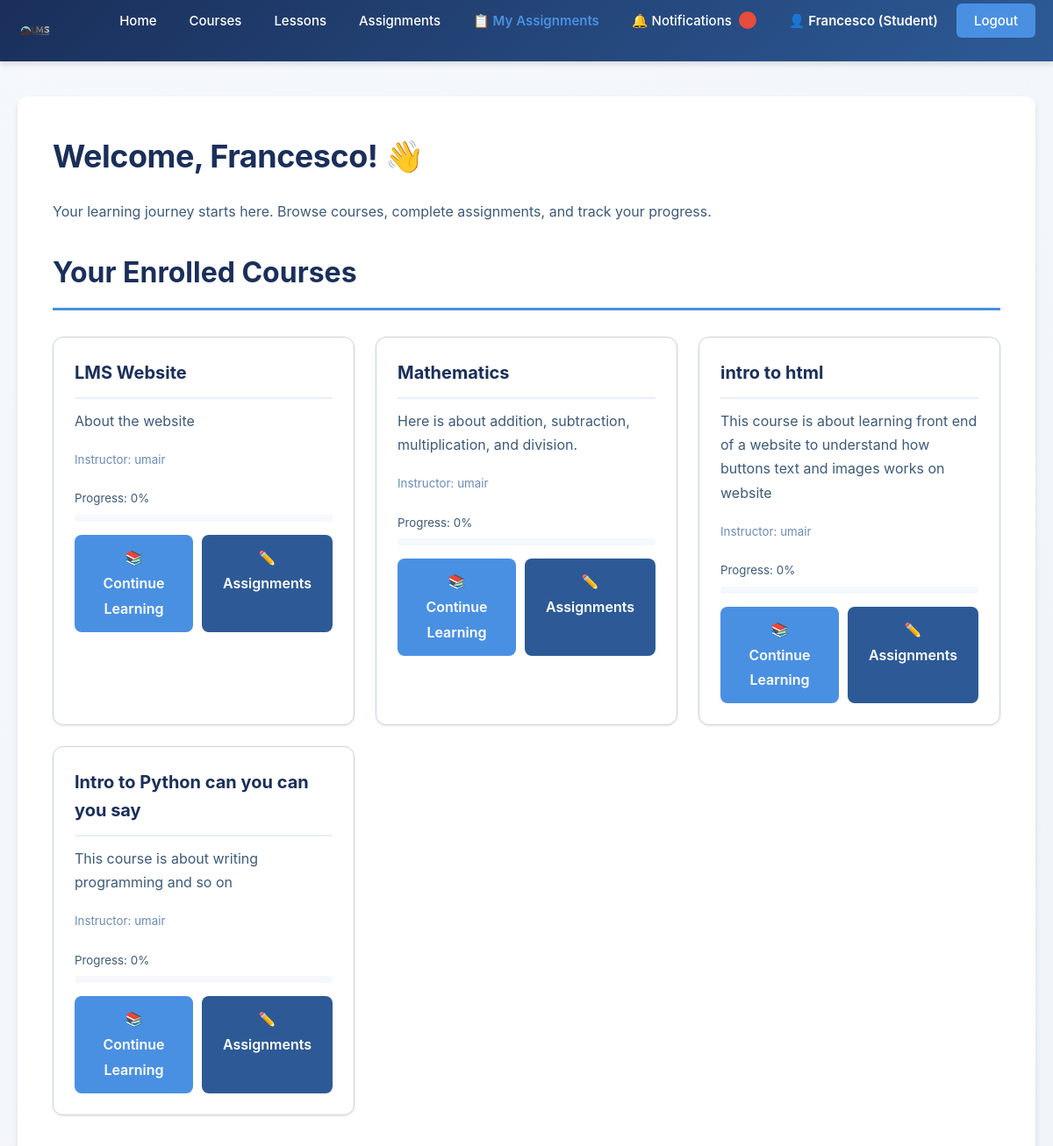
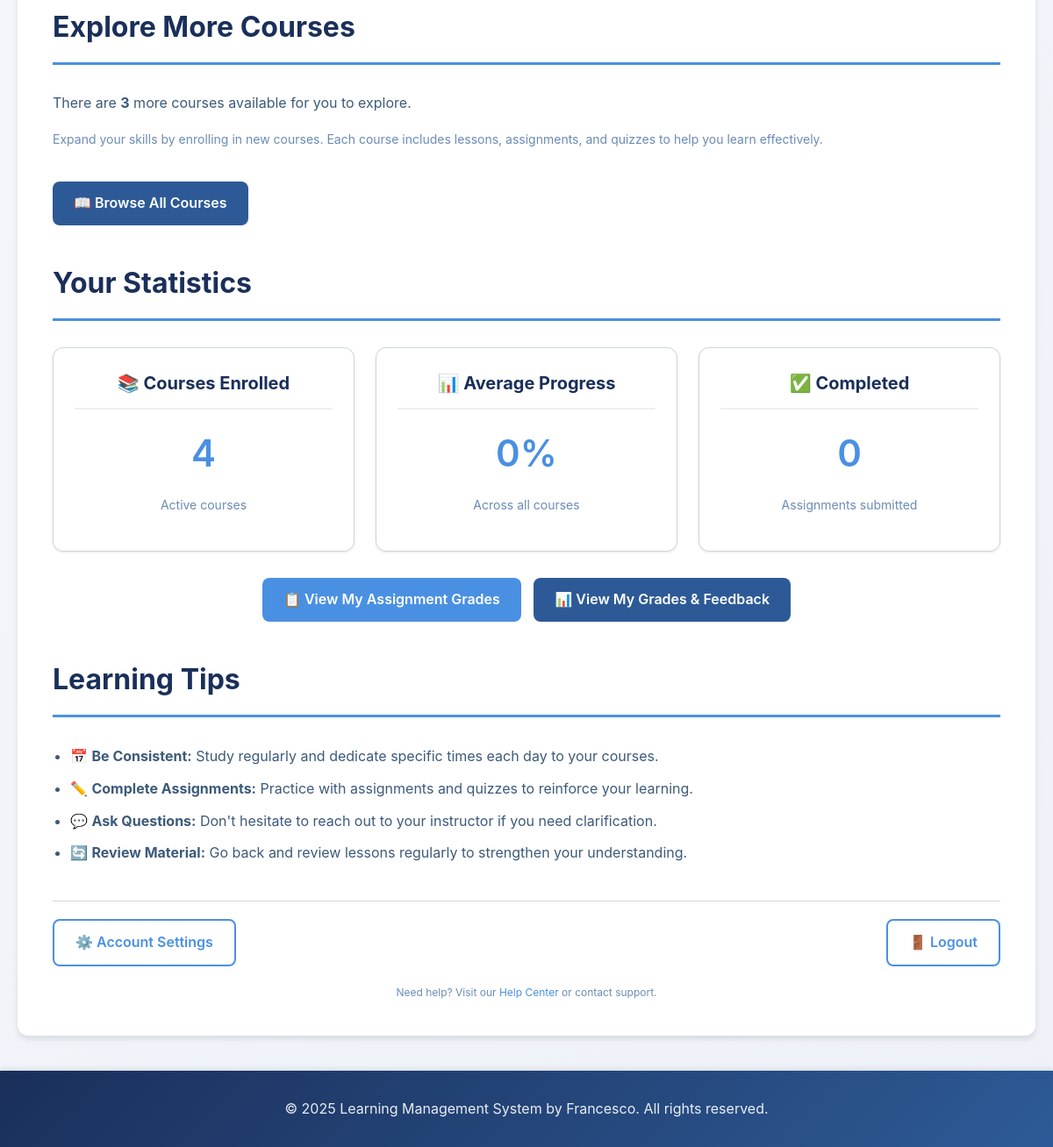
The app's page /student_dashboard (signed in) with its own data (2 pictures, top to bottom).
### tables this page shows
CREATE TABLE enrollments (
            -- Unique identifier for each enrollment
            id INTEGER PRIMARY KEY AUTOINCREMENT,
            -- ID of the student
            student_id INTEGER NOT NULL,
            -- ID of the course
            course_id INTEGER NOT NULL,
            -- Timestamp when student enrolled
            enrolled_at TIMESTAMP DEFAULT CURRENT_TIMESTAMP,
            -- Student's progress percentage (0-100)
            progress INTEGER DEFAULT 0,
            -- Foreign keys
            FOREIGN KEY (student_id) REFERENCES users(id),
            FOREIGN KEY (course_id) REFERENCES courses(id),
            -- Unique constraint: each student can only enroll once per course
            UNIQUE(student_id, course_id)
        );

CREATE TABLE courses (
            -- Unique identifier for each course
            id INTEGER PRIMARY KEY AUTOINCREMENT,
            -- Unique course ID number
            course_id INTEGER,
            -- Course title (must be unique)
            title TEXT NOT NULL UNIQUE,
            -- Description of what the course covers
            description TEXT,
            -- ID of the teacher who created this course
            teacher_id INTEGER,
            -- Timestamp when course was created
            created_at TIMESTAMP DEFAULT CURRENT_TIMESTAMP, course_type TEXT DEFAULT 'Self-Paced', duration TEXT DEFAULT 'Flexible', level TEXT DEFAULT 'Beginner',
            -- Foreign key linking to the teacher user
            FOREIGN KEY (teacher_id) REFERENCES users(id)
        );

CREATE TABLE users (
            -- Unique identifier for each user (auto-incrementing primary key)
            id INTEGER PRIMARY KEY AUTOINCREMENT,
            -- Username must be unique (no two users can have same username)
            username TEXT NOT NULL UNIQUE,
            -- Email must be unique (no two users can have same email)
            email TEXT NOT NULL UNIQUE,
            -- Password stored as hashed string (never plain text)
            password TEXT NOT NULL,
            -- Full name of the user
            full_name TEXT NOT NULL,
            -- User role: either 'student' or 'teacher'
            role TEXT NOT NULL DEFAULT 'student',
            -- Timestamp when account was created (automatic)
            created_at TIMESTAMP DEFAULT CURRENT_TIMESTAMP,
            -- Timestamp of last login
            last_login TIMESTAMP
        );

### app.py (the view)
@app.route("/student_dashboard")
def student_dashboard():
    if 'user_id' not in session:
        return redirect(url_for('login'))
    if session.get('role') != 'student':
        return redirect(url_for('home'))
    conn = None
    try:
        conn = get_db_connection()
        cursor = conn.cursor()
        cursor.execute("""
            SELECT c.id, c.title, c.description, c.teacher_id, u.full_name as teacher_name, e.progress
            FROM courses c
            LEFT JOIN enrollments e ON c.id = e.course_id
            LEFT JOIN users u ON c.teacher_id = u.id
            WHERE e.student_id = ?
            ORDER BY c.created_at DESC
        """, (session['user_id'],))
        enrolled_courses = cursor.fetchall()
        cursor.execute("""
            SELECT COUNT(*) as count FROM courses
            WHERE id NOT IN (
                SELECT course_id FROM enrollments WHERE student_id = ?
            )
        """, (session['user_id'],))
        available_courses_count = cursor.fetchone()['count']
        return render_template('student_dashboard.html',
                             enrolled_courses=enrolled_courses,
                             available_courses_count=available_courses_count,
                             full_name=session.get('full_name'))
    except Exception as e:
        return render_template('student_dashboard.html', enrolled_courses=[], error='Error loading courses')
    finally:
        if conn:
            conn.close()

### app.py (called while the page is built)
def get_db_connection(db_name="lms.db"):
    conn = sqlite3.connect(db_name)
    conn.row_factory = sqlite3.Row
    return conn

### templates/student_dashboard.html (shortened to what this page needs)
{% extends 'base.html' %}
{% block content %}
    <h1>Welcome, {{ full_name }}! 👋</h1>
    <p>Your learning journey starts here. Browse courses, complete assignments, and track your progress.</p>
    <div class="section mt-30">
        <h2 class="section-title">Your Enrolled Courses</h2>
        {% if enrolled_courses %}
            <div class="grid">
                {% for course in enrolled_courses %}
                    <div class="card">
                        <div class="card-header">{{ course.title }}</div>
                        <div class="card-body">
                            <p>{{ course.description or 'No description available' }}</p>
                            <p class="text-muted"><small>Instructor: {{ course.teacher_name or 'Unassigned' }}</small></p>
                            <div style="margin: 15px 0;">
                                <small style="color: var(--medium-text);">Progress: {{ course.progress or 0 }}%</small>
                                <div style="background-color: var(--bg-light); border-radius: 8px; height: 8px; margin-top: 5px; overflow: hidden;">
                                </div>
                            </div>
                            <div style="display: flex; gap: 10px; margin-top: 15px;">
                                <a href="{{ url_for('learn_course', course_id=course.id) }}" class="btn btn-primary" style="flex: 1; text-align: center;">📚 Continue Learning</a>
                                <a href="{{ url_for('assignments') }}" class="btn btn-secondary" style="flex: 1; text-align: center;">✏️ Assignments</a>
                            </div>
                        </div>
                    </div>
                {% endfor %}
            </div>
        {% else %}
            <p class="text-muted">You haven't enrolled in any courses yet.</p>
            <a href="{{ url_for('course') }}" class="btn btn-primary mt-20">Browse Available Courses</a>
        {% endif %}
    </div>
    <div class="section mt-30">
        <h2 class="section-title">Explore More Courses</h2>
        <p>There are <strong>{{ available_courses_count }}</strong> more courses available for you to explore.</p>
        <p style="color: var(--light-text); font-size: 14px;">
            Expand your skills by enrolling in new courses. Each course includes lessons, assignments, and quizzes to help you learn effectively.
        </p>
        <a href="{{ url_for('course') }}" class="btn btn-secondary mt-20">📖 Browse All Courses</a>
    </div>
    <div class="section mt-30">
        <h2 class="section-title">Your Statistics</h2>
        <div class="grid">
            <div class="card" style="text-align: center;">
                <div class="card-header">📚 Courses Enrolled</div>
                <div class="card-body">
                    <h2 style="color: var(--accent-blue); font-size: 42px; margin: 10px 0;">{{ enrolled_courses | length }}</h2>
                    <p style="color: var(--light-text); font-size: 14px;">Active courses</p>
                </div>
            </div>
            <div class="card" style="text-align: center;">
                <div class="card-header">📊 Average Progress</div>
                <div class="card-body">
                    <h2 style="color: var(--accent-blue); font-size: 42px; margin: 10px 0;">0%</h2>
                    <p style="color: var(--light-text); font-size: 14px;">Across all courses</p>
                </div>
            </div>
            <div class="card" style="text-align: center;">
                <div class="card-header">✅ Completed</div>
                <div class="card-body">
                    <h2 style="color: var(--accent-blue); font-size: 42px; margin: 10px 0;">0</h2>
                    <p style="color: var(--light-text); font-size: 14px;">Assignments submitted</p>
                </div>
            </div>
        </div>
        <div style="margin-top: 20px; text-align: center;">
            <a href="{{ url_for('my_assignments') }}" class="btn btn-primary">
                📋 View My Assignment Grades
            </a>
            <a href="{{ url_for('student_grades') }}" class="btn btn-secondary" style="margin-left: 10px;">
                📊 View My Grades & Feedback
            </a>
        </div>
    </div>
    <div class="section mt-30">
        <h2 class="section-title">Learning Tips</h2>
        <ul style="line-height: 1.9; color: var(--medium-text);">
            <li>📅 <strong>Be Consistent:</strong> Study regularly and dedicate specific times each day to your courses.</li>
            <li>✏️ <strong>Complete Assignments:</strong> Practice with assignments and quizzes to reinforce your learning.</li>
            <li>💬 <strong>Ask Questions:</strong> Don't hesitate to reach out to your instructor if you need clarification.</li>
            <li>🔄 <strong>Review Material:</strong> Go back and review lessons regularly to strengthen your understanding.</li>
        </ul>
    </div>
    <div style="margin-top: 40px; border-top: 1px solid var(--border-color); padding-top: 20px;">
        <div style="display: flex; justify-content: space-between; gap: 10px;">
            <div style="flex: 1;">
                <a href="#" class="btn btn-outline">⚙️ Account Settings</a>
            </div>
            <div style="flex: 1; text-align: right;">
                <a href="{{ url_for('logout') }}" class="btn btn-outline">🚪 Logout</a>
            </div>
        </div>
    </div>
    <div style="margin-top: 20px; text-align: center; color: var(--light-text); font-size: 12px;">
        Need help? Visit our <a href="#" style="color: var(--accent-blue);">Help Center</a> or contact support.
    </div>
{% endblock %}

### static/style.css (style rules this page uses)
:root { --primary-navy: #1a2f5a; --primary-blue: #2d5a96; --accent-blue: #4a90e2; --light-blue: #e8f0f8; --dark-text: #1f3a5f; --medium-text: #3d5a7a; --light-text: #6b8bb5; --white: #ffffff; --bg-light: #f5f8fc; --bg-lighter: #eef2f8; --border-color: #cbd5e0; --shadow-sm: 0 1px 3px rgba(0, 0, 0, 0.1); --shadow-md: 0 4px 6px rgba(0, 0, 0, 0.1); --shadow-lg: 0 10px 20px rgba(0, 0, 0, 0.15); --transition: all 0.3s ease; }
* { margin: 0; padding: 0; box-sizing: border-box; }
html, body { height: 100%; }
body { font-family: -apple-system, BlinkMacSystemFont, 'Segoe UI', 'Roboto', 'Oxygen', 'Ubuntu', 'Cantarell', 'Fira Sans', 'Droid Sans', 'Helvetica Neue', sans-serif; background: linear-gradient(135deg, #f5f8fc 0%, #eef2f8 100%); color: var(--dark-text); font-size: 16px; line-height: 1.6; min-height: 100vh; display: flex; flex-direction: column; }
body { display: flex; flex-direction: column; }
h1 { color: var(--primary-navy); font-size: 36px; font-weight: 700; margin-bottom: 20px; letter-spacing: -0.5px; }
h2 { color: var(--primary-blue); font-size: 28px; font-weight: 600; margin-bottom: 16px; margin-top: 24px; }
p { color: var(--medium-text); font-size: 16px; margin-bottom: 16px; line-height: 1.7; }
a { color: var(--accent-blue); text-decoration: none; transition: var(--transition); }
.btn { display: inline-block; padding: 12px 24px; border: none; border-radius: 8px; font-size: 16px; font-weight: 600; cursor: pointer; transition: var(--transition); text-decoration: none; text-align: center; }
.btn-primary { background-color: var(--accent-blue); color: var(--white); }
.btn-secondary { background-color: var(--primary-blue); color: var(--white); }
.btn-outline { background-color: transparent; color: var(--accent-blue); border: 2px solid var(--accent-blue); }
.card { background: var(--white); border-radius: 12px; padding: 24px; border: 1px solid var(--border-color); box-shadow: var(--shadow-sm); transition: var(--transition); }
.card-header { color: var(--primary-navy); font-size: 20px; font-weight: 700; margin-bottom: 12px; border-bottom: 2px solid var(--light-blue); padding-bottom: 12px; }
.card-body { color: var(--medium-text); line-height: 1.8; }
.section { margin-bottom: 40px; }
.section-title { color: var(--primary-navy); font-size: 32px; font-weight: 700; margin-bottom: 30px; border-bottom: 3px solid var(--accent-blue); padding-bottom: 15px; }
.grid { display: grid; grid-template-columns: repeat(auto-fit, minmax(300px, 1fr)); gap: 24px; margin-bottom: 30px; }
ul, ol { margin-left: 20px; margin-bottom: 16px; color: var(--medium-text); }
li { margin-bottom: 8px; line-height: 1.8; }
.text-muted { color: var(--light-text); }
.mt-20 { margin-top: 20px; }
.mt-30 { margin-top: 30px; }

### records on screen
enrollments: title "LMS Website", description "About the website", full_name "umair", progress "0"
enrollments: title "Mathematics", description "Here is about addition, subtraction, multiplication, and division.", full_name "umair", progress "0"
enrollments: title "intro to html", description "This course is about learning front end of a website to understand how buttons text and images works on website", full_name "umair", progress "0"
enrollments: title "Intro to Python can you can you say", description "This course is about writing programming and so on", full_name "umair", progress "0"

### other values on screen
{{ session.get('full_name') }} "Francesco"
{{ full_name }} "Francesco"
{{ available_courses_count }} "3"
{{ enrolled_courses | length }} "4"
